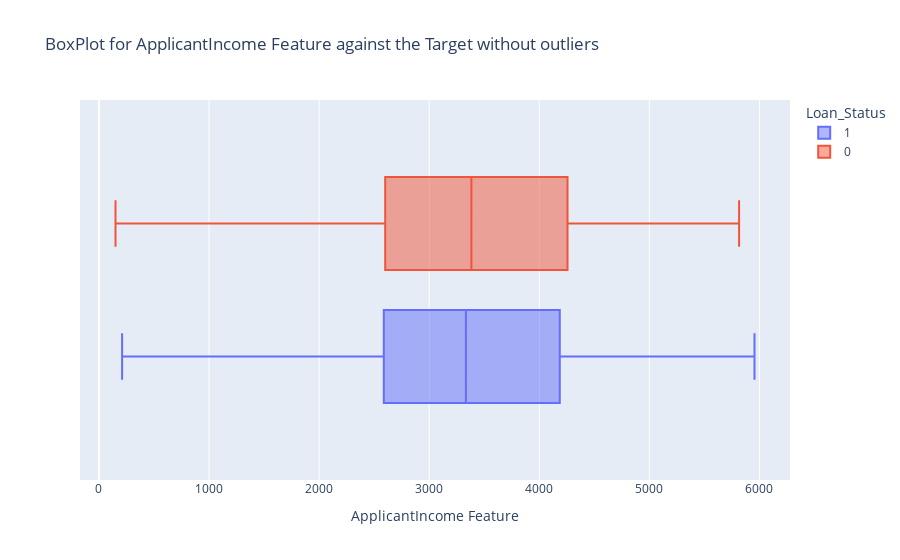
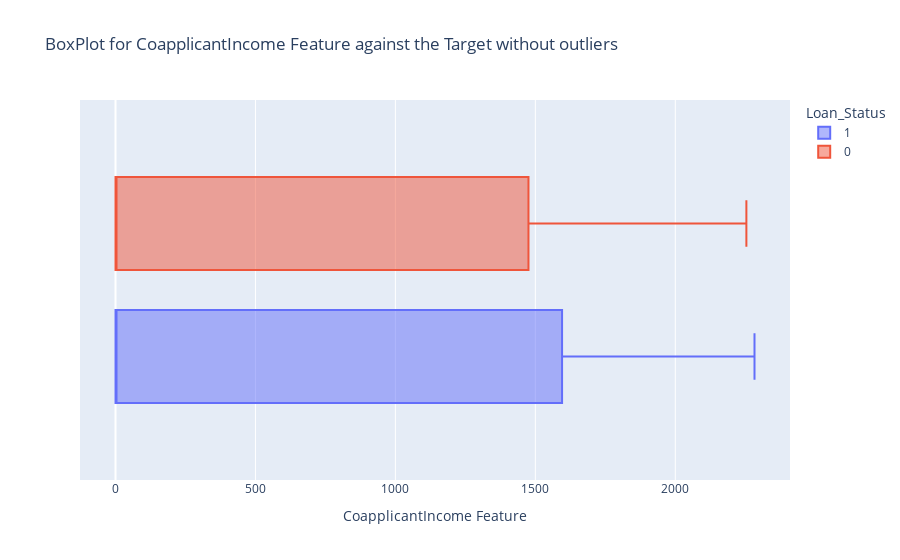
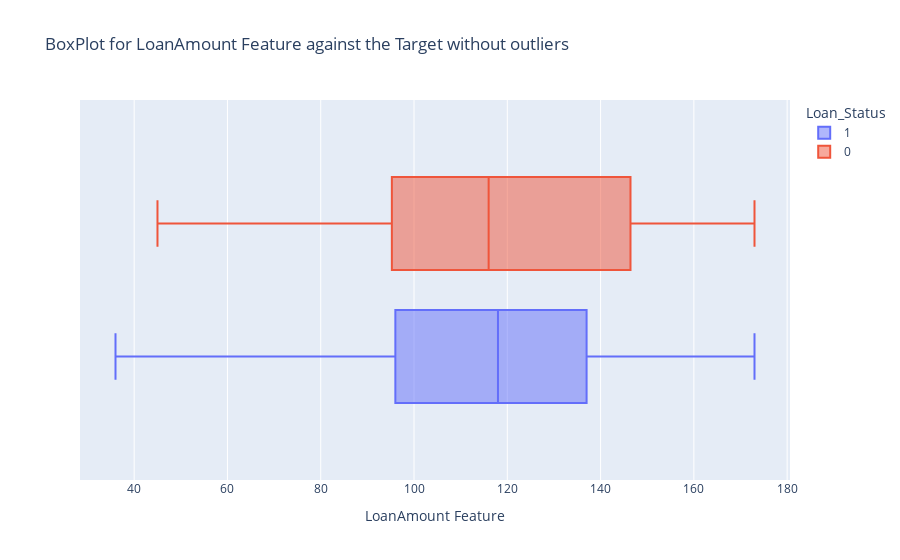

Notebook code cell kept with these figures, in order:
### Markdown cell above
We will be looking at visualizations of the numeric features again but this time whithout the outliers.

### Code cell
mask_appincome = df['ApplicantIncome'] < 6000 #mask for filtering the ApplicantIncome feature
df_mask1 = df[mask_appincome] #filtered dataframe from the applicant income mask 
mask_coincome = df['CoapplicantIncome'] < 2300 #mask for filtering the CoapplicantIncome feature
df_mask2 = df[mask_coincome] #filtered dataframe from the coapplicant income mask
mask_loanamount_upper = df['LoanAmount'] < 175 #mask for filtering the LoanAmount feature
mask_loanamount_lower = df['LoanAmount'] > 35
df_mask3 = df[mask_loanamount_upper & mask_loanamount_lower] #filtered dataframe from the loan amount mask

plot_cols = ['ApplicantIncome', 'CoapplicantIncome', 'LoanAmount']

plt.Figure(figsize=(3,4))
for col in plot_cols:
    if col == 'ApplicantIncome':
        fig = px.box(data_frame=df_mask1, x=col, color= df_mask1['Loan_Status'],
        title=f'BoxPlot for {col} Feature against the Target without outliers')
        fig.update_layout(xaxis_title=f'{col} Feature')
        fig.show()
    elif col == 'CoapplicantIncome':
        fig = px.box(data_frame=df_mask2, x=col, color= df_mask2['Loan_Status'],
        title=f'BoxPlot for {col} Feature against the Target without outliers')
        fig.update_layout(xaxis_title=f'{col} Feature')
        fig.show()
    else:
        fig = px.box(data_frame=df_mask3, x=col, color= df_mask3['Loan_Status'],
        title=f'BoxPlot for {col} Feature against the Target without outliers')
        fig.update_layout(xaxis_title=f'{col} Feature')
        fig.show()

### Figure 1 — Plotly figure (JSON) as saved in the notebook; plotly's stock layout.template omitted (floating-point values rounded to 4 significant figures; data arrays with more than 128 entries replaced by an {"elided": "..."} marker saying what was removed)
{"data": [{"alignmentgroup": "True", "hovertemplate": "Loan_Status=1<br>ApplicantIncome=%{x}<extra></extra>", "legendgroup": "1", "marker": {"color": "#636efa"}, "name": "1", "notched": false, "offsetgroup": "1", "orientation": "h", "showlegend": true, "type": "box", "x": {"elided": "327 int values"}, "x0": " ", "xaxis": "x", "y0": " ", "yaxis": "y"}, {"alignmentgroup": "True", "hovertemplate": "Loan_Status=0<br>ApplicantIncome=%{x}<extra></extra>", "legendgroup": "0", "marker": {"color": "#EF553B"}, "name": "0", "notched": false, "offsetgroup": "0", "orientation": "h", "showlegend": true, "type": "box", "x": {"elided": "144 int values"}, "x0": " ", "xaxis": "x", "y0": " ", "yaxis": "y"}], "layout": {"boxmode": "group", "legend": {"title": {"text": "Loan_Status"}, "tracegroupgap": 0}, "title": {"text": "BoxPlot for ApplicantIncome Feature against the Target without outliers"}, "xaxis": {"anchor": "y", "domain": [0, 1], "title": {"text": "ApplicantIncome Feature"}}, "yaxis": {"anchor": "x", "domain": [0, 1]}}}

### Figure 2 — Plotly figure (JSON) as saved in the notebook; plotly's stock layout.template omitted (floating-point values rounded to 4 significant figures; data arrays with more than 128 entries replaced by an {"elided": "..."} marker saying what was removed)
{"data": [{"alignmentgroup": "True", "hovertemplate": "Loan_Status=1<br>CoapplicantIncome=%{x}<extra></extra>", "legendgroup": "1", "marker": {"color": "#636efa"}, "name": "1", "notched": false, "offsetgroup": "1", "orientation": "h", "showlegend": true, "type": "box", "x": {"elided": "316 float values"}, "x0": " ", "xaxis": "x", "y0": " ", "yaxis": "y"}, {"alignmentgroup": "True", "hovertemplate": "Loan_Status=0<br>CoapplicantIncome=%{x}<extra></extra>", "legendgroup": "0", "marker": {"color": "#EF553B"}, "name": "0", "notched": false, "offsetgroup": "0", "orientation": "h", "showlegend": true, "type": "box", "x": {"elided": "144 int values"}, "x0": " ", "xaxis": "x", "y0": " ", "yaxis": "y"}], "layout": {"boxmode": "group", "legend": {"title": {"text": "Loan_Status"}, "tracegroupgap": 0}, "title": {"text": "BoxPlot for CoapplicantIncome Feature against the Target without outliers"}, "xaxis": {"anchor": "y", "domain": [0, 1], "title": {"text": "CoapplicantIncome Feature"}}, "yaxis": {"anchor": "x", "domain": [0, 1]}}}

### Figure 3 — Plotly figure (JSON) as saved in the notebook; plotly's stock layout.template omitted (floating-point values rounded to 4 significant figures; data arrays with more than 128 entries replaced by an {"elided": "..."} marker saying what was removed)
{"data": [{"alignmentgroup": "True", "hovertemplate": "Loan_Status=1<br>LoanAmount=%{x}<extra></extra>", "legendgroup": "1", "marker": {"color": "#636efa"}, "name": "1", "notched": false, "offsetgroup": "1", "orientation": "h", "showlegend": true, "type": "box", "x": {"elided": "327 float values"}, "x0": " ", "xaxis": "x", "y0": " ", "yaxis": "y"}, {"alignmentgroup": "True", "hovertemplate": "Loan_Status=0<br>LoanAmount=%{x}<extra></extra>", "legendgroup": "0", "marker": {"color": "#EF553B"}, "name": "0", "notched": false, "offsetgroup": "0", "orientation": "h", "showlegend": true, "type": "box", "x": {"elided": "143 float values"}, "x0": " ", "xaxis": "x", "y0": " ", "yaxis": "y"}], "layout": {"boxmode": "group", "legend": {"title": {"text": "Loan_Status"}, "tracegroupgap": 0}, "title": {"text": "BoxPlot for LoanAmount Feature against the Target without outliers"}, "xaxis": {"anchor": "y", "domain": [0, 1], "title": {"text": "LoanAmount Feature"}}, "yaxis": {"anchor": "x", "domain": [0, 1]}}}
